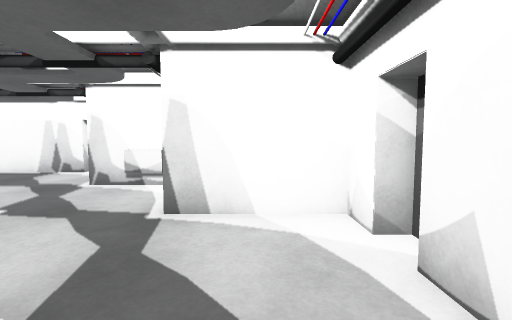
View 1 (above)

13 first-person views from a walk through a world built for the Gazebo simulator. The camera is 1.2 m above the floor, tilts 4° down and sees 85° across. The floor is counted in squares, 1 m on a side. Each view is taken from the middle of a square. On the plan, view 1 faces up. The plan holds only what a view shows up to about 12 squares ahead; the rest is blank.

View 2
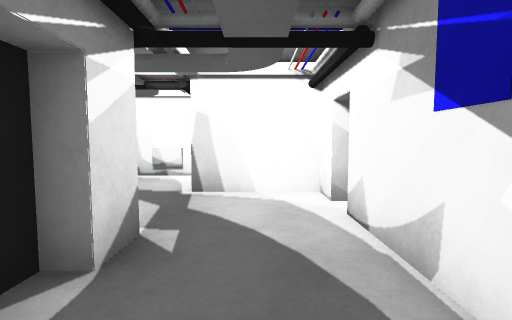

View 3
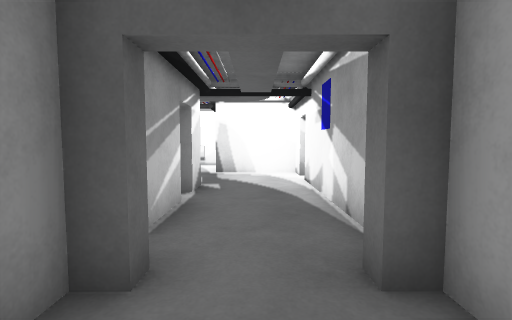

View 4
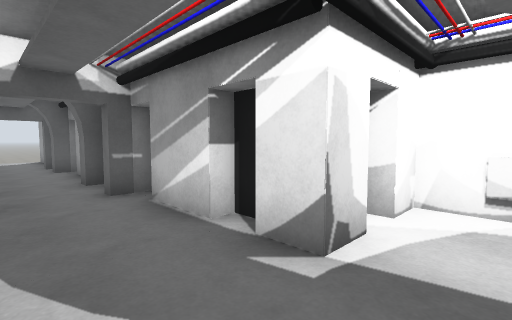

View 5
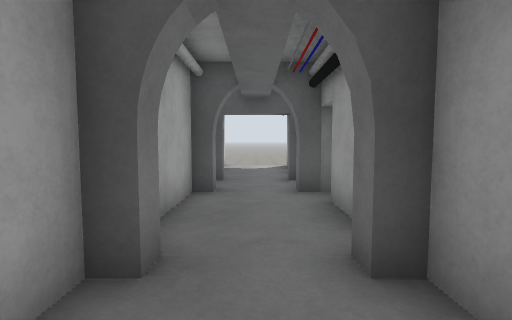

View 6
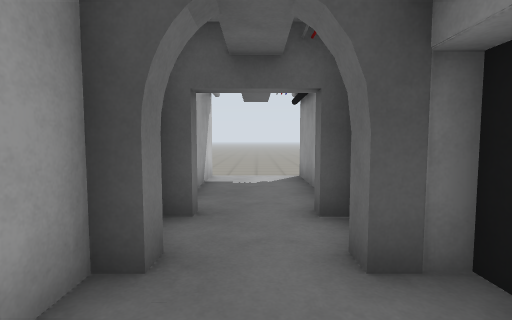

View 7
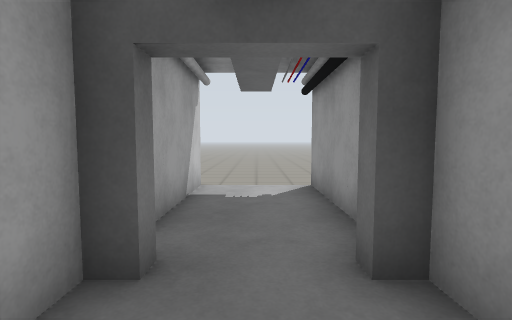

View 8
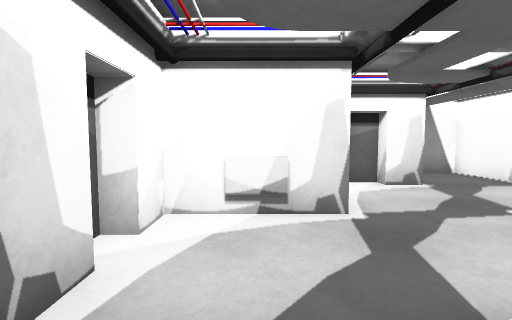

View 9
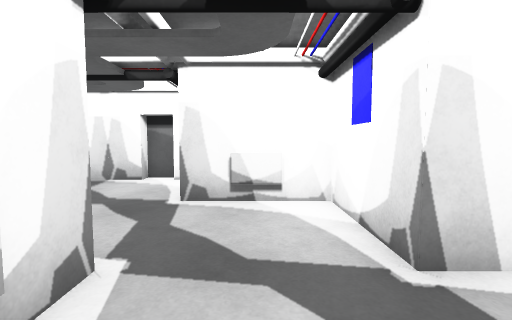

View 10
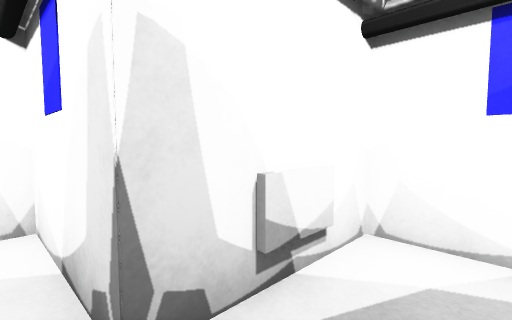

View 11
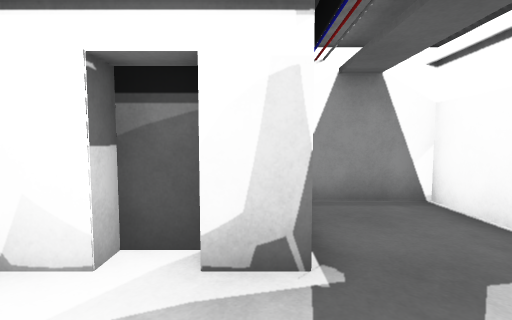

View 12
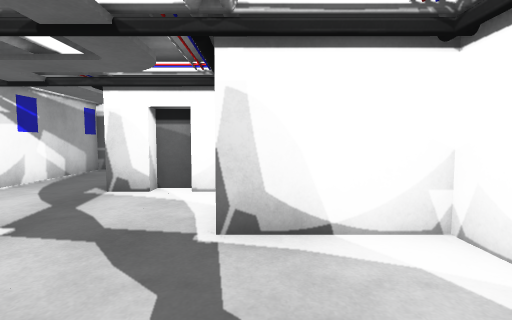

View 13
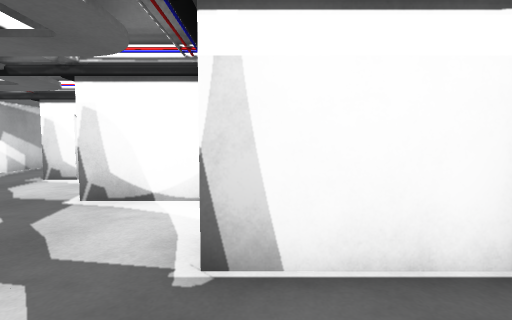

### Floor plan
Key: @ floor where view 1 was taken; # wall or solid block; . floor; B grey box; G grey block.
Columns run from 10 left of view 1 to 2 right of it. Each row starts with its distance up from view 1.
 11 #######
 10 #.....#
  9 #.....#
  8 ###...#B##
  7   ##.....#
  6   ##.....#
  5    ### ..####
  4       #.....#
  3       B.....#
  2       #.# ..#
  1       ####..#
  0         ##@.#
 -1          #..#
 -2          #..#
 -3         ##..#
 -4          #.G#
 -5          #..#
 -6         #G.##
 -7          #..#
 -8          #..#
 -9           ..#
-10          G.G#
-11          #.##
-12          #.G#
-13          #..#
-14          #..#
-15          #..#
-16          #..#
-17         .....
-18         .....

Where each view was taken, in squares from view 1:
view 1: 0 up, 0 right, facing up
view 2: 2 down, 0 right, facing up
view 3: 6 down, 0 right, facing up
view 4: 3 up, 1 right, facing down-left
view 5: 3 down, 0 right, facing down
view 6: 7 down, 0 right, facing down
view 7: 9 down, 0 right, facing down
view 8: 3 up, 0 right, facing left
view 9: 2 up, 3 left, facing up
view 10: 6 up, 5 left, facing up-right
view 11: 7 up, 5 left, facing left
view 12: 8 up, 5 left, facing down
view 13: 10 up, 8 left, facing down
